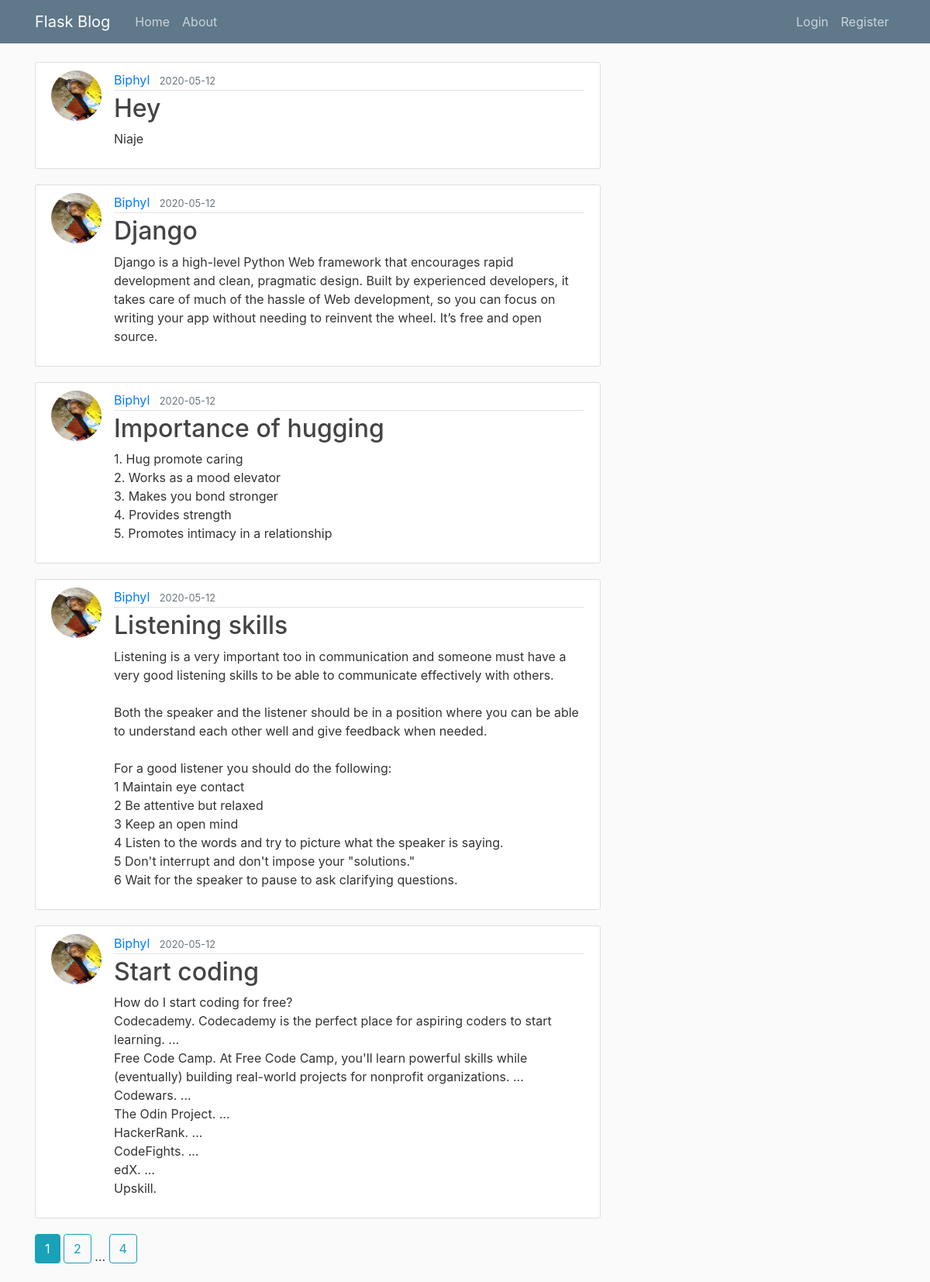
The page /home on the database its author committed.
### blog/models.py (models this page shows, shortened)
class Post(db.Model):
    id = db.Column(db.Integer, primary_key=True)
    title = db.Column(db.String(100), nullable=False)
    date_posted = db.Column(db.DateTime, nullable=False, default=datetime.utcnow)
    content = db.Column(db.Text, nullable=False)
    user_id = db.Column(db.Integer, db.ForeignKey('user.id'), nullable=False)

class User(db.Model, UserMixin):
    id = db.Column(db.Integer, primary_key=True)
    username = db.Column(db.String(20), unique=True, nullable=False)
    email = db.Column(db.String(120), unique=True, nullable=False)
    image_file = db.Column(db.String(20), nullable=False, default='default.jpg')
    password = db.Column(db.String(60), nullable=False)
    posts = db.relationship('Post', backref='author', lazy=True)

### blog/main/routes.py (the view)
@main.route("/")
@main.route("/home")
def home():
    page = request.args.get('page', 1, type=int)
    posts = Post.query.order_by(Post.date_posted.desc()).paginate(page=page, per_page=5)
    return render_template('home.html', posts=posts)

### blog/templates/home.html
{% extends "layout.html" %}
{% block content %}
    {% for post in posts.items %}
        <article class="media content-section">
          <img class="rounded-circle article-img" src="{{ url_for('static', filename='profile_pics/' + post.author.image_file) }}">
          <div class="media-body">
            <div class="article-metadata">
              <a class="mr-2" href="{{ url_for('users.user_posts', username=post.author.username) }}">{{ post.author.username }}</a>
              <small class="text-muted">{{ post.date_posted.strftime('%Y-%m-%d') }}</small>
            </div>
            <h2><a class="article-title" href="{{ url_for('posts.post', post_id=post.id) }}">{{ post.title }}</a></h2>
            <p class="article-content">{{ post.content }}</p>
          </div>
        </article>
    {% endfor %}
    {% for page_num in posts.iter_pages(left_edge=1, right_edge=1, left_current=1, right_current=2) %}
      {% if page_num %}
        {% if posts.page == page_num %}
          <a class="btn btn-info mb-4" href="{{ url_for('main.home', page=page_num) }}">{{ page_num }}</a>
        {% else %}
          <a class="btn btn-outline-info mb-4" href="{{ url_for('main.home', page=page_num) }}">{{ page_num }}</a>
        {% endif %}
      {% else %}
        ...
      {% endif %}
    {% endfor %}
{% endblock content %}

### blog/static/main.css (style rules this page uses)
body { background: #fafafa; color: #333333; margin-top: 5rem; }
h1, h2, h3, h4, h5, h6 { color: #444444; }
.content-section { background: #ffffff; padding: 10px 20px; border: 1px solid #dddddd; border-radius: 3px; margin-bottom: 20px; }
.article-title { color: #444444; }
.article-content { white-space: pre-line; }
.article-img { height: 65px; width: 65px; margin-right: 16px; }
.article-metadata { padding-bottom: 1px; margin-bottom: 4px; border-bottom: 1px solid #e3e3e3 }

### rows shown on the page
Post: image_file (picture), author.username "Biphyl", date_posted "2020-05-12", title "Hey", content "Niaje"
Post: image_file (picture), author.username "Biphyl", date_posted "2020-05-12", title "Django", content "Django is a high-level Python Web framework that encourages rapid development and clean, pragmatic design. Built by experienced developers, it takes care of much of the hassle of Web development, so you can focus on writing your app without needing to reinvent the wheel. It’s free and open source."
Post: image_file (picture), author.username "Biphyl", date_posted "2020-05-12", title "Importance of hugging", content "1. Hug promote caring 2. Works as a mood elevator 3. Makes you bond stronger 4. Provides strength 5. Promotes intimacy in a relationship"
Post: image_file (picture), author.username "Biphyl", date_posted "2020-05-12", title "Listening skills", content "Listening is a very important too in communication and someone must have a very good listening skills to be able to communicate effectively with others. Both the speaker and the listener should be in a position where you can be able to understand each other well and give feedback when needed. For a good listener you should do the following: 1 Maintain eye contact 2 Be attentive but relaxed 3 Keep an open mind 4 Listen to the words and try to picture what the speaker is saying. 5 Don't interrupt and don't impose your \"solutions.\" 6 Wait for the speaker to pause to ask clarifying questions."
Post: image_file (picture), author.username "Biphyl", date_posted "2020-05-12", title "Start coding", content "How do I start coding for free? Codecademy. Codecademy is the perfect place for aspiring coders to start learning. ... Free Code Camp. At Free Code Camp, you'll learn powerful skills while (eventually) building real-world projects for nonprofit organizations. ... Codewars. ... The Odin Project. ... HackerRank. ... CodeFights. ... edX. ... Upskill."

### other values the page prints
{{ page_num }} "1"
{{ page_num }} "2" "4"
